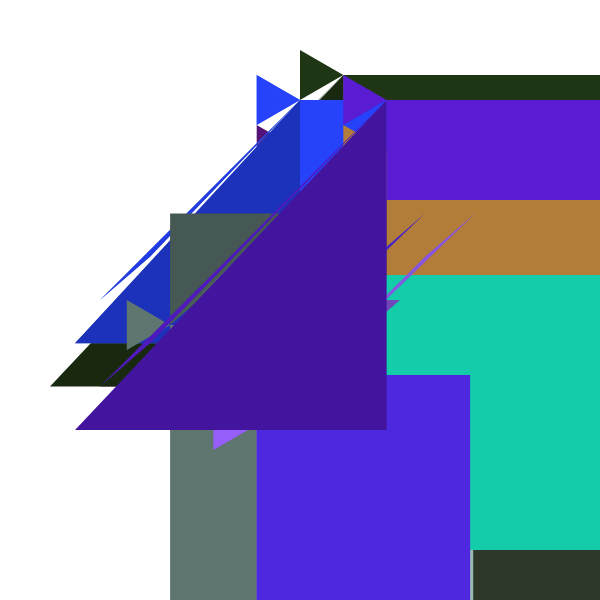
Frame 1 (no input)
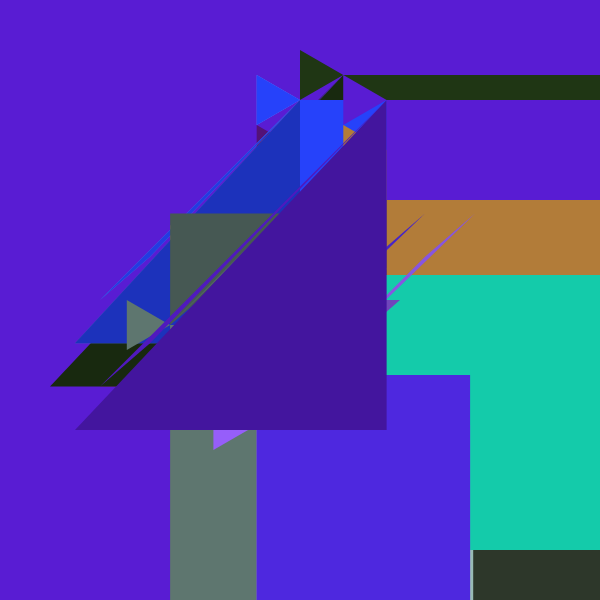
Frame 60 (no input)
Frame 120 (the mouse pressed at the canvas centre since frame 60): identical to frame 60, image omitted

The p5.js sketch that drew these frames (run headless with seeded random() and noise() and a simulated clock; from frame 60 on, the mouse is pressed at the canvas centre):

// p5.js sketch
// ── sketch.js
let gridTopX;
let gridTopY;
const sideLength = 50;

const cubes = [];

function setup() {
  createCanvas(600, 600);
  gridTopX = width / 2;
  gridTopY = height / 2;

  noStroke();

  cubes.push(new Cube(0, 0, 0));

  while (cubes.length < 60) {
    addRandomCube();
  }
}



function draw() {
  background(this.red * .75, this.green * .75, this.blue * .75);

  for (const cube of cubes) {
    cube.draw();
  }
}



function addRandomCube() {

  let cubeAdded = false;

  while (!cubeAdded) {
    const randomCube = random(cubes);

    let newCubeC = randomCube.c;
    let newCubeR = randomCube.r;
    let newCubeZ = randomCube.z;

    const r = random(1);
    if (r < .3) {
      newCubeC++;
    } else if (r < .6) {
      newCubeR++;
    } else {
      newCubeZ++;
    }

    const spotTaken = cubes.some((cube) => {
      return cube.c == newCubeC &&
        cube.r == newCubeR &&
        cube.z == newCubeZ;
    });

    if (!spotTaken) {
      cubes.push(new Cube(newCubeC, newCubeR, newCubeZ));
      cubeAdded = true;
    }
  }
}

class Cube {

  constructor(c, r, z) {
    this.c = c;
    this.r = r;
    this.z = z;
    this.red = random(255);
    this.green = random(255);
    this.blue = random(255);
  }

  draw() {
    const x = gridTopX + (this.c - this.r) * sideLength *
      sqrt(3) / 2;
    const y = gridTopY + (this.c + this.r) * sideLength / 2 -
      (sideLength * this.z);

    const points = [];
    for (let angle = PI / 6; angle < PI * 2; angle += PI / 3) {
      points.push(
        createVector(x + cos(angle) * sideLength,
          y + sin(angle) * sideLength));
    }

    fill(this.red * .75, this.green * .75, this.blue * .75);
    triangle(x, y,x,
      points[5].x, points[5].y,
      points[0].x, points[0].y,
      points[1].x, points[1].y);

    fill(this.red * .9, this.green * .9, this.blue * .9);
    triangle(x, y,y,
      points[1].x, points[1].y,
      points[2].x, points[2].y,
      points[3].x, points[3].y);

    fill(this.red, this.green, this.blue);
    quad(x, y,
      points[3].x, points[3].y,
      points[2].x, points[2].y,
      points[5].x, points[5].y);

      fill(this.red, this.green, this.blue);
    rect(x, y,
      points[3].x, y
      );
  }

  getSortString() {
    return this.z + '.' + this.r + '.' + this.c;
  }
}
